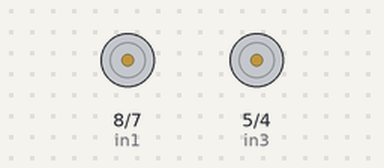
Bench run of a sketch on a simulated Arduino Uno, built with avr-gcc and run on an emulated ATmega328P. Shown: motor-driver pin pairs drawn as motors (green arrow = first pin HIGH = forward, orange = second pin HIGH = backward, longer = more drive, scaled by the enable pin).

Above: at 1.5 s.
At 4.5 s:
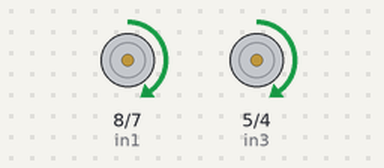
At 8.2 s:
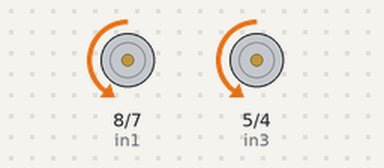
Timing chart, 0 to 12.7 s (numbered marks = the images above):
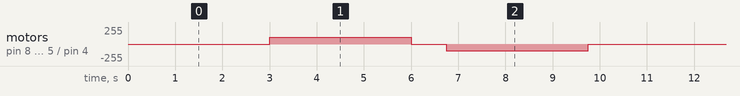

The sketch:

MotorControlTest.ino
```cpp
//Control for motors
int speed = 100; //From 0 to 255


//Setup for motors
// Motor 1 connections
int enA = 9; //speed
int in1 = 8; //terminal 1
int in2 = 7; //terminal 2

// Motor 2 connections
int enB = 3; //speed
int in3 = 5; //terminal 1
int in4 = 4; //terminal 2


void setup() {
  //MOTOR
  //Set pin for motor
  pinMode(enA, OUTPUT);
	pinMode(enB, OUTPUT);
	pinMode(in1, OUTPUT);
	pinMode(in2, OUTPUT);
	pinMode(in3, OUTPUT);
	pinMode(in4, OUTPUT);
  //Turn off motors
	digitalWrite(in1, LOW);
	digitalWrite(in2, LOW);
	digitalWrite(in3, LOW);
	digitalWrite(in4, LOW);
  //Set motor speed
  analogWrite(enA, speed);
	analogWrite(enB, speed);
}

void loop() {
  delay(3000);
  forward();
  delay(3000);
  stop();
  delay(750);
  backward();
  delay(3000);
  stop();
}

//for motor
void forward() {
  digitalWrite(in1, HIGH);
	digitalWrite(in2, LOW);
	digitalWrite(in3, HIGH);
	digitalWrite(in4, LOW);
}

void backward() {
  digitalWrite(in1, LOW);
	digitalWrite(in2, HIGH);
	digitalWrite(in3, LOW);
	digitalWrite(in4, HIGH);
}

void stop() {
  digitalWrite(in1, LOW);
	digitalWrite(in2, LOW);
	digitalWrite(in3, LOW);
	digitalWrite(in4, LOW);
}
```

Measured:
- by itself, motor on pin 8 (in1) / pin 7 (in2), motor on pin 5 (in3) / pin 4 (in4): repeats every 9.8 s: stopped 0.75 s, backward 100/255 3.0 s, stopped 3.0 s, forward 100/255 3.0 s
